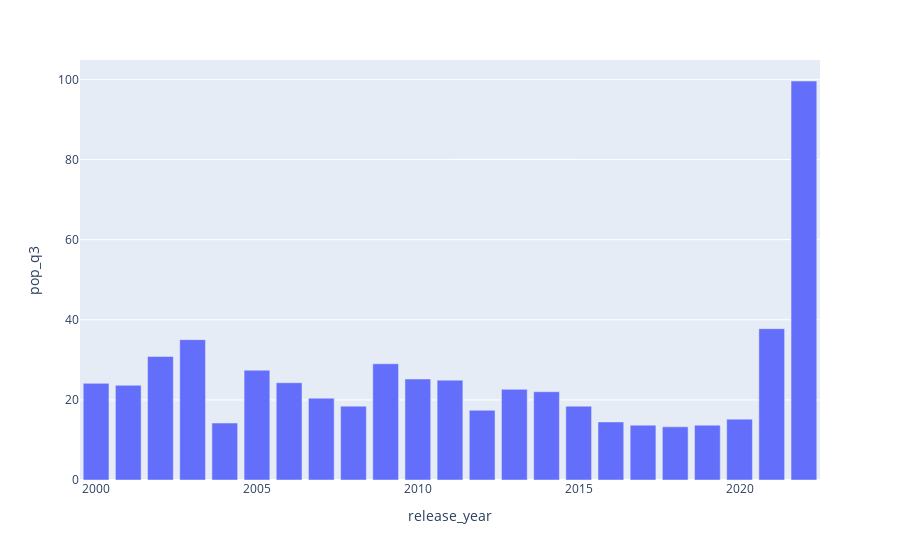

Source (notebook cell):
### Markdown cell above
# Popularity

I noticed that there is a popularity score from TMDB that is included. I decided to chart it to see the pattern.

The problem that was obvious is that there is a huge bias to newer titles. This could also be due to a popularity in the TMDB service.

Here is [more information](https://developers.themoviedb.org/3/getting-started/popularity) on the popularity score for TMDB.

### Code cell
pop_q3_df = titles.groupby(["release_year"])["tmdb_popularity"]\
    .quantile([0.75])\
    .unstack()\
    .rename(columns={0.75:"pop_q3"})\
    .reset_index()
# pop_q3_df
px.bar(pop_q3_df.query("release_year >= 2000"), x="release_year", y="pop_q3")

### Figure 1 — Plotly figure (JSON) as saved in the notebook; plotly's stock layout.template omitted (floating-point values rounded to 4 significant figures)
{"data": [{"alignmentgroup": "True", "hovertemplate": "release_year=%{x}<br>pop_q3=%{y}<extra></extra>", "legendgroup": "", "marker": {"color": "#636efa", "pattern": {"shape": ""}}, "name": "", "offsetgroup": "", "orientation": "v", "showlegend": false, "textposition": "auto", "x": [2000, 2001, 2002, 2003, 2004, 2005, 2006, 2007, 2008, 2009, 2010, 2011, 2012, 2013, 2014, 2015, 2016, 2017, 2018, 2019, 2020, 2021, 2022], "xaxis": "x", "y": [24.12, 23.64, 30.83, 35.03, 14.22, 27.41, 24.28, 20.42, 18.44, 29.02, 25.21, 24.93, 17.42, 22.63, 22.03, 18.43, 14.49, 13.68, 13.27, 13.68, 15.19, 37.77, 99.6], "yaxis": "y", "type": "bar"}], "layout": {"xaxis": {"anchor": "y", "domain": [0.0, 1.0], "title": {"text": "release_year"}}, "yaxis": {"anchor": "x", "domain": [0.0, 1.0], "title": {"text": "pop_q3"}}, "legend": {"tracegroupgap": 0}, "margin": {"t": 60}, "barmode": "relative"}}
